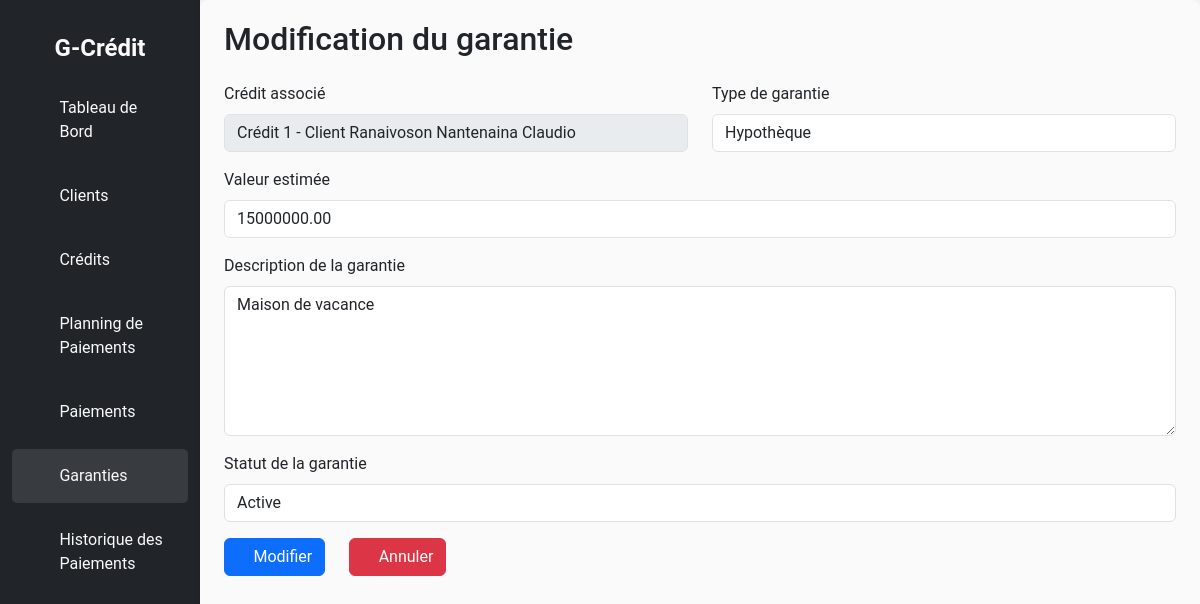
Page /credit/garanties/modification/1/ on the committed database.
### credit/models.py (models this page shows, shortened)
class Garantie(models.Model):
    id = models.AutoField(primary_key=True)
    credit = models.ForeignKey('Credit', on_delete=models.CASCADE, related_name="garanties", verbose_name="Crédit associé")
    type_garantie = models.CharField(max_length=50,
        choices=[
            ('hypotheque', 'Hypothèque'),
            ('nantissement', 'Nantissement'),
            ('caution', 'Caution'),
            ('autre', 'Autre'),
        ],
        verbose_name="Type de garantie")
    valeur_estimee = models.DecimalField( max_digits=15, decimal_places=2, verbose_name="Valeur estimée")
    description = models.TextField(blank=True, verbose_name="Description de la garantie")
    statut = models.CharField(max_length=20,
        choices=[
            ('active', 'Active'),
            ('utilisée', 'Utilisée'),
            ('expirée', 'Expirée'),
        ],
        default='active', verbose_name="Statut de la garantie")
    date_creation = models.DateField(auto_now_add=True, verbose_name="Date de création")
    class Meta:
        verbose_name = "Garantie"
        verbose_name_plural = "Garanties"
        ordering = ['credit', 'type_garantie']

### credit/views.py (the view, shortened to what this page needs)
# urls.py: path('garanties/modification/<int:id>/', views.GarantieUpdate.as_view(), name='garantie-update'),
class GarantieUpdate(UpdateView):
    template_name = 'Garanties/garantieUpdate.html'
    model = Garantie
    form_class = GarantieUpForm
    pk_url_kwarg = 'id'
    success_url = '/credit/garanties'

### credit/form.py
class GarantieUpForm(forms.ModelForm):
    class Meta:
        model = Garantie
        fields = ['credit', 'type_garantie', 'valeur_estimee', 'description', 'statut']
        widgets = {
            'date_creation': forms.TextInput(attrs={'class': 'form-control'}),
        }
    def __init__(self, *args, **kwargs):
        super().__init__(*args, **kwargs)
        self.fields['credit'].disabled = True
        for field in self.fields.values():
            field.widget.attrs['class'] = 'form-control'
        self.fields['description'].widget.attrs['class'] = 'form-control description-field'

### credit/models.py (called while the page is built)
    def __str__(self):
        return f"Crédit {self.id} - Client {self.client.nom} {self.client.prenom}"

### templates/Garanties/garantieUpdate.html (shortened to what this page needs)
{% load crispy_forms_tags %}
<!DOCTYPE html>
<html lang="fr">
<head>
    {% load static %}
    <link rel="stylesheet" href="{% static 'bootstrap/css/bootstrap.css' %}">
    <link rel="stylesheet" href="{% static 'credit/css/style.css' %}">
    <link rel="stylesheet" href="{% static 'bootstrap-icons-1.11.3/font/bootstrap-icons.css' %}">
    <link rel="stylesheet" href="{% static 'sweetalert/sweetalert2.min.css' %}">
</head>
<body>
    <div class="container-fluid">
        <div class="row">
            <nav class="col-md-3 col-lg-2 d-none d-md-block bg-dark sidebar">
                <div class="logo-details">
                    <span class="logo_name">G-Crédit</span>
                </div>
                <ul class="nav-links">
                    <li>
                        <a href="{% url 'home' %}">
                            <i class="bi bi-grid"></i>
                            <span>Tableau de Bord</span>
                        </a>
                    </li>
                    <li>
                        <a href="{% url 'client-list' %}">
                            <i class="bi bi-person"></i>
                            <span>Clients</span>
                        </a>
                    </li>
                    <li>
                        <a href="{% url 'credit-list' %}">
                            <i class="bi bi-calendar"></i>
                            <span>Crédits</span>
                        </a>
                    </li>
                    <li>
                        <a href="{% url 'planning-paiement-list' %}">
                            <i class="bi bi-file-earmark-text"></i>
                            <span>Planning de Paiements</span>
                        </a>
                    </li>
                    <li>
                        <a href="{% url 'paiement-list' %}">
                            <i class="bi bi-cash-coin"></i>
                            <span>Paiements</span>
                        </a>
                    </li>
                    <li>
                        <a href="{% url 'garantie-list' %}" class="active">
                            <i class="bi bi-shield-lock"></i>
                            <span>Garanties</span>
                        </a>
                    </li>
                    <li>
                        <a href="{% url 'historique-list' %}">
                            <i class="bi bi-journal-text"></i>
                            <span>Historique des Paiements</span>
                        </a>
                    </li>
                </ul>
            </nav>
            <main class="col-md-9 ms-sm-auto col-lg-10 px-md-4" id="main-content">
                <h2 class="mb-4">Modification du garantie</h2>
                <form method="post">
                    <div class="row">
                        <div class="col-md-6 mb-3">
                            <label for="id_credit" class="form-label">Crédit associé</label>
                            {{ form.credit }}
                        </div>
                        <div class="col-md-6 mb-3">
                            <label for="id_type_garantie" class="form-label">Type de garantie</label>
                            {{ form.type_garantie }}
                        </div>
                    </div>
                    <div class="mb-3">
                        <label for="id_valeur_estimee" class="form-label">Valeur estimée</label>
                        {{ form.valeur_estimee }}
                    </div>
                    <div class="mb-3">
                        <label for="id_description" class="form-label">Description de la garantie</label>
                        {{ form.description }}
                    </div>
                    <div class="mb-3">
                        <label for="id_statut" class="form-label">Statut de la garantie</label>
                        {{ form.statut }}
                    </div>
                    <div class="row">
                        <div class="col-auto">
                            <button type="submit" class="btn btn-primary">
                                <i class="bi bi-pen"></i> Modifier
                            </button>
                        </div>
                        <div class="col-auto">
                            <a href="{% url 'garantie-list' %}" class="btn btn-danger">
                                <i class="bi bi-x-circle"></i> Annuler
                            </a>
                        </div>
                    </div>
                </form>
            </main>
        </div>
    </div>
</body>
</html>

### statics/credit/css/style.css (style rules this page uses)
* { margin: 0; padding: 0; box-sizing: border-box; transition: all 500ms ease; }
body { font-family: 'Roboto', sans-serif; background-color: #f5f7fa; }
.sidebar { padding-top: 20px; background-color: #343a40; color: white; height: 100vh; }
.logo-details { display: flex; justify-content: center; padding: 10px; }
.logo_name { font-size: 1.5rem; font-weight: bold; color: #fafafa; }
.nav-links { list-style: none; padding: 0; }
.nav-links li { width: 100%; padding: 5px 0; }
.nav-links a { display: flex; align-items: center; padding: 15px; color: #f8f9fa; text-decoration: none; transition: background 0.3s, color 0.3s; }
.nav-links a i { margin-right: 20px; }
.nav-links a:hover, .nav-links a.active { background-color: rgba(255, 255, 255, 0.1); color: #fafafa; border-radius: 5px; }
#main-content { padding: 20px; background-color: #fafafa; border-radius: 8px; box-shadow: 0 2px 10px rgba(0, 0, 0, 0.1); }

### templates/Garanties/garantieUpdate.html (style rules this page uses)
.description-field { min-height: 100px; max-height: 150px; overflow-y: auto; }

### rows in the picture
Garantie: credit "Crédit 1 - Client Ranaivoson Nantenaina Claudio", type_garantie "Hypothèque", valeur_estimee "15000000.00", description "Maison de vacance", statut "Active"
